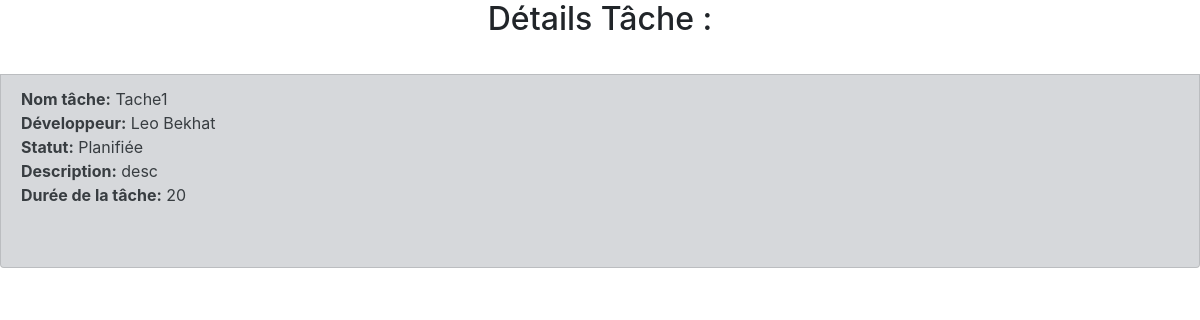
/projets/detailsTache/30, run on the app's committed database.
### App/models.py (models this page shows)
class Tache(models.Model):
    id = models.BigAutoField(primary_key=True)
    name = models.fields.CharField(max_length=100)
    developpeur = models.fields.CharField(max_length=50)
    description = models.fields.CharField(max_length=500)
    duree_tache = models.fields.CharField(max_length=20)
    statut_tache = models.CharField(
        choices = StatutTacheChoices.choices,
        default=StatutTacheChoices.planifie,
        max_length=50
    )
    etat_avancement_tache = models.fields.CharField(max_length=20)
    developpeur=models.ManyToManyField(Developpeur, through='Relation_Tache_Developpeur')

class Developpeur(models.Model):
    id = models.BigAutoField(primary_key=True)
    nom_developpeur = models.fields.CharField(max_length=50)
    prénom_developpeur = models.fields.CharField(max_length=50)
    def __str__(self):
        return self.nom_developpeur + ' ' + self.prénom_developpeur

### App/views.py (the view)
# urls.py: path('projets/detailsTache/<int:tache_id>', views.detailsTache, name='detailsTache'),
def detailsTache(request, tache_id):
    tache = Tache.objects.get(pk=tache_id)
    return render(request, 'detailsTache.html', { "tache": tache })

### App/templates/detailsTache.html (shortened to what this page needs)
<html>
    <head>
        <link rel="stylesheet" href="https://cdn.jsdelivr.net/npm/bootstrap@4.3.1/dist/css/bootstrap.min.css">
    </head>
    <body>
        <h2 class="card-title text-center">Détails Tâche : </h2><br>
        <li class="list-group-item list-group-item-secondary">
            <strong>Nom tâche:</strong> {{tache.name}} <br>
            <strong>Développeur:</strong> {{tache.developpeur.first}}<br>
            <strong>Statut:</strong> {{tache.statut_tache}}<br>
            <strong>Description:</strong> {{tache.description}}<br>
            <strong>Durée de la tâche:</strong> {{tache.duree_tache}}<br>
        <br><br>
        </li>
    </body>
    </html>

### data on the page
Tache: name "Tache1", developpeur.first "Leo Bekhat", statut_tache "Planifiée", description "desc", duree_tache "20"
